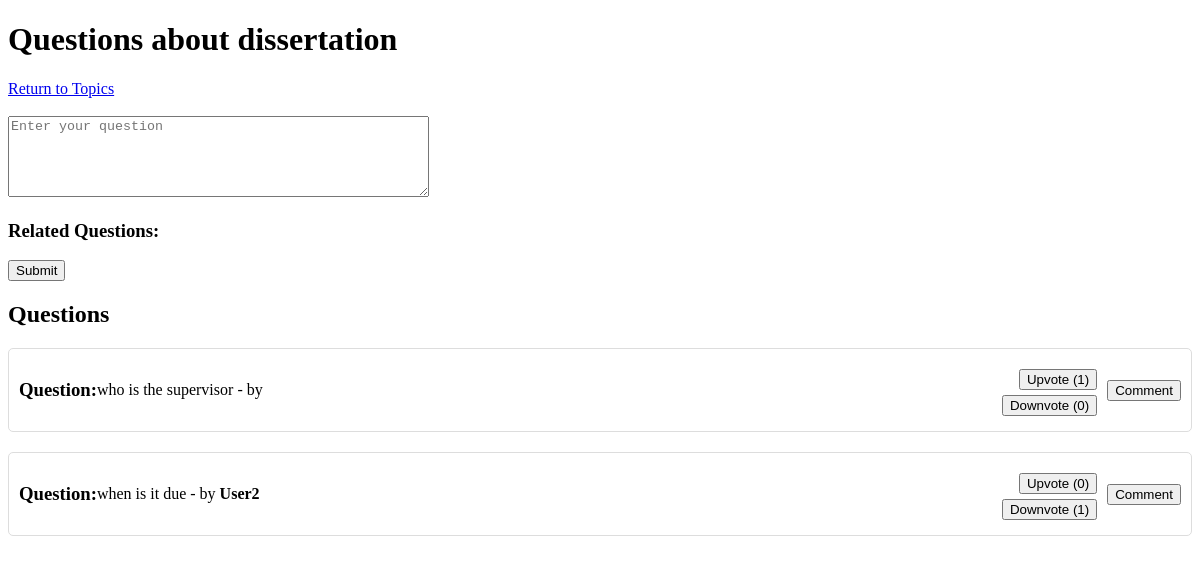
Screenshot of /topics/1 with the database file from the repository.
### app/models.py (models this page shows, shortened)
class Topic(db.Model):
    id = db.Column(db.Integer, primary_key=True)
    title = db.Column(db.String(100), nullable=False)
    description = db.Column(db.Text, nullable=True)
    questions = db.relationship('Question', back_populates='topic')

class Question(db.Model):
    id = db.Column(db.Integer, primary_key=True)
    content = db.Column(db.Text, nullable=False)
    topic_id = db.Column(db.Integer, db.ForeignKey('topic.id'), nullable=False)
    topic = db.relationship('Topic', back_populates='questions')
    answers = db.relationship('Answer', backref='question', lazy=True)
    upvotes = db.Column(db.Integer, default=0)
    downvotes = db.Column(db.Integer, default=0)
    comments = relationship('Comment', back_populates='question', lazy=True)
    user_id = db.Column(db.Integer, db.ForeignKey('user.id'), nullable=True)  # Reference to the user who posted the question
    user = db.relationship('User', backref='questions')

class User(db.Model, UserMixin):
    id = db.Column(db.Integer, primary_key=True)
    username = db.Column(db.String(80), unique=True, nullable=False)
    email = db.Column(db.String(120), unique=True, nullable=False)
    password = db.Column(db.String(128), nullable=False)
    role = db.Column(db.String(10), nullable=False)  # 'student' or 'teacher'
    is_teacher = db.Column(db.Boolean, default=False)
    comments = relationship('Comment', back_populates='author', lazy=True)
    notifications = db.relationship('Notification', backref='user', lazy='dynamic')

### app/routes.py (the view, shortened to what this page needs)
@app.route('/topics/<int:topic_id>', methods=['GET', 'POST'])
def topic_questions(topic_id):
    topic = Topic.query.get_or_404(topic_id)
    threshold = 0.95  # Set similarity threshold for manual check
    questions = Question.query.filter_by(topic_id=topic_id).order_by(Question.upvotes.desc()).all()
    questions_with_answers = []
    for question in questions:
        answers = Answer.query.filter_by(question_id=question.id).all()
        questions_with_answers.append((question, answers))
    similar_question = None
    return render_template('topic_questions.html',
                           topic=topic,
                           questions_with_answers=questions_with_answers,
                           similar_question=similar_question)

### app/templates/topic_questions.html (shortened to what this page needs)
<!DOCTYPE html>
<html lang="en">
<head>
</head>
<body>
    <h1>Questions about {{ topic.title }}</h1>
    <a href="{{ url_for('list_topics') }}">Return to Topics</a>
    <br><br>
    {% if 'user_id' not in session or session['role'] != 'teacher' %}
    <form method="post">
        <textarea name="question" rows="5" cols="50" placeholder="Enter your question"></textarea>
        <br>
        <div id="related-questions">
            <h3>Related Questions:</h3>
        </div>
        <button type="submit">Submit</button>
    </form>
    {% endif %}
    <div id="questions">
        {% if questions_with_answers %}
            <h2>Questions</h2>
            {% for question, answers in questions_with_answers %}
            <div class="container">
                <h3>Question: </h3>
                <div class="question-content">
                    <p>{{ question.content }} - by <strong>{{ question.user.username }}</strong></p>
                </div>
                <div class="vote-buttons">
                    <form action="{{ url_for('upvote', question_id=question.id) }}" method="post" style="display: inline;">
                        <button type="submit">Upvote ({{ question.upvotes }})</button>
                    </form>
                    <form action="{{ url_for('downvote', question_id=question.id) }}" method="post" style="display: inline;">
                        <button type="submit">Downvote ({{ question.downvotes }})</button>
                    </form>
                </div>
                {% if current_user.role != 'teacher' %}
                <button onclick="document.getElementById('comment-form-{{ question.id }}').style.display='block'">Comment</button>
                {% endif %}
            </div>
            {% endfor %}
        {% else %}
            <p>No questions yet.</p>
        {% endif %}
    </div>
</body>
</html>

### app/templates/topic_questions.html (style rules this page uses)
.vote-buttons { margin-top: 10px; }
.vote-buttons button { margin-right: 10px; }
.container { display: flex; justify-content: space-between; align-items: center; margin-bottom: 20px; padding: 10px; border: 1px solid #ddd; border-radius: 5px; }
.question-content { flex-grow: 1; }
.vote-buttons { display: flex; flex-direction: column; align-items: flex-end; }
.vote-buttons form { margin-bottom: 5px; }

### rows the page displays
Topic: title "dissertation"
Question: content "who is the supervisor", upvotes "1", downvotes "0"
Question: content "when is it due", user.username "User2", upvotes "0", downvotes "1"
